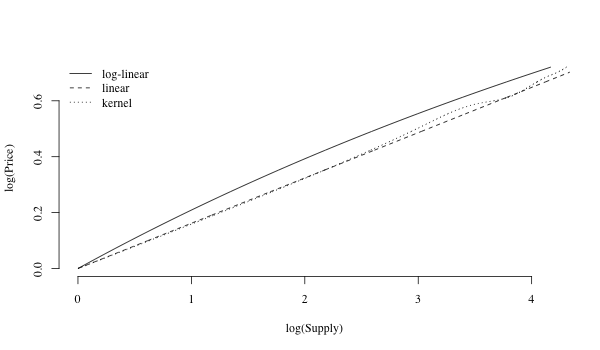

The script that saved this image:
################################################################
### Code for paper:
### "A New Approach to Estimating the Production Function for Housing"
### by Dennis Epple, Brett Gordon, and Holger Sieg, forthcoming AER.
###
### This code is used to estimate the production function.
###
### Written by Brett Gordon, June 2008
### Comments should be sent to [email redacted].
################################################################

library(MASS)
library(splines)
library(deSolve)
library(lokern)
library(xtable)
library(stargazer)

#######################################################
### Read in the data
#######################################################

residential = read.csv("Pittsburgh_post1995.csv", header=TRUE)
residential.N = nrow(residential)

commercial = read.csv("Pittsburgh_Commercial_Properties.tsv", header=TRUE, sep="\t")
commercial.N = nrow(commercial)

###################
## SUMMARY TABLE ##
###################

.summary <- function (names, resid=TRUE) {
	# Returns the summary table in LaTeX
	if (resid==TRUE) {
		data <- residential
	} else {
		data <- commercial
	}

	df <- data.frame()

	for (name in names) {
		x <- data[[name]]
		d <- data.frame(
			"Mean"   = mean(x),
			"Median" = median(x),
			"SD"     = sd(x),
			"Min."   = min(x),
			"Max."   = max(x)
		)
		df <- rbind(df, d)
	}
	row.names(df) <- names
	return(xtable(df))
}

print.xtable(
	.summary(c("v", "pland", "lotarea", "tcog")),
	file="residential.tex"
)

print.xtable(
	.summary(c("v", "pland", "lotarea"), resid=FALSE),
	file="commercial.tex"
)

#############
## FIGURES ##
#############

attach(residential)

# Scatter plot that appeared in the original code but not in the published
# article
png(filename="scatter.png", height=350, width=600)
res <- lm(log(pland) ~ log(v))
plot(
	log(v), log(pland), 
	pch=20, cex=0.5,
	col=rgb(0, 0, 0, alpha=0.11),
	xlab="log(housing value per unit land)",
	ylab="log(land prices)",
	bty="n", 
	family="serif"

)
abline(res, col=rgb(0, 0, 1, alpha=0.5))
dev.off()

png(filename="density.png", height=350, width=600)
par(mfrow=c(1,2))
plot(
	density(v),
	main="",
	xlim=c(0,80),
	ylab="Density",
	xlab="housing value per unit land",
	bty="n",
	family="serif"
)
plot(
	density(pland),
	main="",
	xlim=c(0,20),
	ylab="Density",
	xlab="land prices",
	bty="n",
	family="serif"
)
dev.off()


############################
## OLS REGRESSION RESULTS ##
############################

lm.loglin = lm(log(pland) ~ log(v))
lm.lin = lm(pland ~ v - 1)
lm.quad = lm(pland ~ v + I(v^2) - 1)
lm.cub = lm(pland ~ v + I(v^2) + I(v^3) - 1)

stargazer(
	lm.loglin, lm.lin, lm.quad, lm.cub, 
	title="Regression Results", align=TRUE,
	omit.stat=c("LL","ser","f")
)

### Non-parametric estimation of r(v)

gkern.deriv = glkerns(
	v, pland, 
	deriv=1,
	n.out=300, 
	hetero=TRUE,
	bandwidth=sd(v)*1.1
)

gkern = glkerns(
	v, pland, 
	deriv=0,
	n.out=500, 
	hetero=TRUE,
	bandwidth=sd(v)*1.1
)

gkern.interp = interpSpline(
	gkern$x.out, gkern$est,
	na.action=na.omit,
	bSpline=TRUE
)

gkern.log = glkerns(
	log(v), log(pland), 
	deriv=0,
	n.out=300, 
	hetero=TRUE
)

gkern.log.interp = interpSpline(
	gkern.log$x.out, gkern.log$est,
	na.action=na.omit,
	bSpline=TRUE
)

gkern.log.fitted = predict(
	gkern.log.interp, log(v)
)

regs = data.frame(
	"Log-Linear"=lm.loglin$fitted.values, 
	"Linear"=log(lm.lin$fitted.values),
	"Quadratic"=log(lm.quad$fitted.values),
	"Cubic"=log(lm.cub$fitted.values), 
	"Log Kernel"=gkern.log.fitted$y
)


#######################################################
### Derive supply functions for each
#######################################################

vseq.n = 1000
vseq = seq(1,100,length.out=vseq.n)

### Calculate supply functions for quad and cubic cases
r = lm.quad$coefficients
p.quad = (vseq^r[1]) * exp(2*r[2]*(vseq-1))
s.quad = vseq/p.quad

r = lm.cub$coefficients
c = 2*r[2] + 1.5*r[3]
p.cub = (vseq^r[1]) * exp(2*r[2]*(vseq-1) + 1.5* r[3] * (vseq^2 - 1))
s.cub = vseq/p.cub

# Now create price grid given this upperbound
lb = min(range(p.quad)[1],range(p.cub)[1])
ub = min(range(p.quad)[2],range(p.cub)[2])
pgrid = seq(lb,ub,length.out=vseq.n)


### Calculate supply functions for linear and log-linear case s
alpha = as.numeric(
	exp(lm.loglin$coefficients[1]) * lm.loglin$coefficients[2]
)
beta = as.numeric(
	lm.loglin$coefficients[2] - 1
)

# Determine upper bound on p, since beta < 0 implies (c+log(p)) < 0
ec = exp(-alpha/beta)

### Linear case
k = lm.lin$coefficients[1]
s.lin = pgrid^((1-k)/k)

### Log-linear case
s.loglin = (1/pgrid)*((1 + (beta/alpha)*log(pgrid))^(1/beta))

### Solve ODE for kernel supply function

rprime = interpSpline(
	gkern.deriv$x.out, gkern.deriv$est, 
	na.action=na.omit,
	bSpline=TRUE
)

calc.supply.deriv = function(t, y, params) {
	return(list((y/t)*((1/(predict(rprime, y*t))$y)-1)))
}

xstart = c(1)
pgrid.kern = c(1, seq(1.001, ub, length.out=vseq.n-1))

ode.out = lsoda(
	xstart, pgrid.kern, calc.supply.deriv, 
	parms=1, 
	rtol=1e-5, 
	atol=1e-7
)

s.kern = data.frame(s=ode.out[ , 2], p=ode.out[ , 1])

s.funcs = data.frame(
	"Log-Linear"=s.loglin,
	"Linear"=s.lin,
	"Quadratic"=s.quad,
	"Cubic"=s.cub, 
	"Kernel"=s.kern$s
)

png(filename="supply.png", height=350, width=600)
op <- par(family = "serif")
plot(
	log(s.funcs$Log.Linear), log(pgrid),
	type="l",
	bty="n",
	xlab="log(Supply)",
	ylab="log(Price)",
	family="serif"
)
lines(log(s.funcs$Kernel), log(pgrid), lty=3)
lines(log(s.funcs$Linear), log(pgrid), lty=2)
legend(
	"topleft",
	c("log-linear", "linear", "kernel"), 
	lty=1:3,
	bty="n"
)
par(op)
dev.off()


#######################################################
### Production Function Estimation
#######################################################

v.lin.hat = s.lin*pgrid
v.loglin.hat = s.loglin*pgrid
v.quad.hat = s.quad*p.quad
v.cub.hat = s.cub*p.cub
v.kernel = s.kern$p*s.kern$s

lm.lin.fitted = lm.lin$coefficients[1]*v.lin.hat
lm.loglin.fitted = exp(lm.loglin$coefficients[1] + lm.loglin$coefficients[2]*log(v.loglin.hat))
lm.quad.fitted = lm.quad$coefficients[1]*v.quad.hat + lm.quad$coefficients[2]*v.quad.hat^2
lm.cub.fitted = lm.cub$coefficients[1]*v.cub.hat + lm.cub$coefficients[2]*v.cub.hat^2 + lm.cub$coefficients[3]*v.cub.hat^3
kernel.fitted = predict(gkern.interp,v.kernel)$y

m.lin = v.lin.hat-lm.lin.fitted 
m.loglin = v.loglin.hat-lm.loglin.fitted
m.quad = v.quad.hat-lm.quad.fitted
m.cub = v.cub.hat-lm.cub.fitted
m.kernel = v.kernel - kernel.fitted

##Normalize the production function for the kernel case
m.kernel = m.kernel + (1-m.kernel[1])

prod.funcs = data.frame("Log-Linear"=s.loglin,"Linear"=s.lin,"Quadratic"=s.quad, "Cubic"=s.cub, "Kernel"=s.kern$s)

m.grids = cbind(m.loglin, m.lin, m.quad, m.cub,m.kernel)

matplot(m.grids,prod.funcs, col=1:ncol(prod.funcs), lty=1:ncol(prod.funcs),lwd=c(2,2,2,2), type="l", 
	  main="Production Functions", xlab="m = (M/L)", ylab="Output", xlim=c(0,80), ylim=c(0,42))
legend(60, 12, names(prod.funcs), col=1:ncol(prod.funcs), lty=1:ncol(prod.funcs))

png(filename="production.png", height=350, width=600)
op <- par(family = "serif")
plot(
	log(prod.funcs$Log.Linear), log(m.lin),
	type="l",
	bty="n",
	xlab="log(m)",
	ylab="log(q)",
	family="serif"
)
lines(log(prod.funcs$Kernel), log(m.lin), lty=3)
lines(log(prod.funcs$Linear), log(m.lin), lty=2)
legend(
	"topleft",
	c("log-linear", "linear", "kernel"), 
	lty=1:3,
	bty="n"
)
par(op)
dev.off()


#######################################################
### Calculate supply elasticities
#######################################################

require(splines)
s.loglin.elas = calc.elas(pgrid,s.loglin)
s.lin.elas = calc.elas(pgrid,s.lin)
s.quad.elas = calc.elas(pgrid,s.quad)
s.cub.elas = calc.elas(pgrid,s.cub)
s.kern.elas = calc.elas(s.kern$p,s.kern$s)

s.elas = list("Linear"=s.lin.elas, "Log-linear"=s.loglin.elas, "Quad"=s.quad.elas,
		  "Cubic"=s.cub.elas, "Kernel"=s.kern.elas)
sapply(s.elas,mean)
sapply(s.elas,range)
sapply(s.elas,sd)

### Calculate demand elasticities

p.inv = function(v,s.interp){	
	pstar = rep(NA,length(v))
	s.inv = function(p,v,sfunc){ ((predict(sfunc,p))$y*p - v) }
	for(i in 1:length(v)){
		pstar[i] = (uniroot(s.inv,c(0.0001,100),v=v[i],sfunc=s.interp))$root
	}
	return(pstar)
}

s.lin.interp = interpSpline(pgrid,s.lin,na.action=na.omit,bSpline=TRUE)
s.loglin.interp = interpSpline(pgrid,s.loglin,na.action=na.omit,bSpline=TRUE)
s.quad.interp = interpSpline(p.quad,s.quad,na.action=na.omit,bSpline=TRUE)
s.cub.interp = interpSpline(p.cub,s.cub,na.action=na.omit,bSpline=TRUE)
s.kern.interp = interpSpline(s.kern$p,s.kern$s,na.action=na.omit,bSpline=TRUE)

p.lin.inv = p.inv(v,s.lin.interp)
p.loglin.inv = p.inv(v,s.loglin.interp)
p.quad.inv = p.inv(v,s.quad.interp)
p.cub.inv = p.inv(v,s.cub.interp)
p.kern.inv = p.inv(v,s.kern.interp)

elas.lin = calc.average.elas(p.lin.inv,s.lin.interp)
elas.loglin = calc.average.elas(p.loglin.inv,s.loglin.interp)
elas.quad = calc.average.elas(p.quad.inv,s.quad.interp)
elas.cub = calc.average.elas(p.cub.inv,s.cub.interp)
elas.kern = calc.average.elas(p.kern.inv,s.kern.interp)

p.loglin.inv.median = p.inv(median(v),s.loglin.interp)
elas.loglin.median = calc.average.elas(p.loglin.inv.median,s.loglin.interp)

#######################################################
### Calculate the elasticity of substitution for land vs. non-land inputs
#######################################################

n = 50
L = lotarea
m = v - exp(lm.loglin$coefficients[1] + lm.loglin$coefficients[2]*log(v))
M = m*L
Lseq = seq(min(L),max(L),length.out=n)
Mseq = seq(min(M),max(M),length.out=n)

#######################################################
### Functions
#######################################################

pfunc.CD = function(k,Lseq,Mseq){
	Q = matrix(NA,nrow=length(Lseq),ncol=length(Mseq))
	A = 1/((1-k)^(1-k))
	for(i in 1:(length(Lseq))){ for(k in 1:(length(Mseq))){
		Q[i,k] = A*(Lseq[i]^k)*(Mseq[k]^(1-k))
	}}
	return(Q)
}

Q.CD = pfunc.CD(lm.lin$coefficients[1],Lseq,Mseq)
persp(Lseq,Mseq,Q.CD,theta=-20,phi=45,xlim=c(500000,1200000),ylim=c(20000,300000))

pfunc.full = function(Lseq,Mseq,prod.interp){
	Q = matrix(NA,nrow=length(Lseq),ncol=length(Mseq))
	for(i in 1:(length(Lseq))){
		Q[i,] = pfunc.full2(Lseq[i],Mseq,prod.interp)
	}
	return(Q)
}

pfunc.full2 = function(lval,mval,prod.interp){
	return(lval*(predict(prod.interp,mval/lval)$y))
}

pfunc.full.L = function(lval, mval,prod.interp, ord = 1){
	temp = function(x,mval){ return(pfunc.full2(x,mval,prod.interp))}
	return(fdiff(lval, temp, h=NULL, order=ord, accur=4, mval))
}

pfunc.full.M = function(mval,lval,prod.interp, ord = 1){
	temp = function(x,lval){ return( pfunc.full2(lval,x,prod.interp))}
	return(fdiff(mval, temp, h=NULL, order=ord, accur=4, lval))
}

pfunc.full.LM = function(Lval, Mval, prod.interp){
	h = (.Machine$double.eps)^(1/3)*abs(min(Lval,Mval))

	f.xy = pfunc.full2(Lval+h, Mval+h, prod.interp)
	f.x_y = pfunc.full2(Lval+h, Mval-h, prod.interp)
	f._xy = pfunc.full2(Lval-h, Mval+h, prod.interp)
	f._x_y = pfunc.full2(Lval-h, Mval-h, prod.interp)

	return(((f.xy-f.x_y)-(f._xy-f._x_y))/(4*h^2))
}

calc.elas.sub = function(Lseq, Mseq, prod.interp){
	n.L = length(Lseq)
	n.M = length(Mseq)
	Q.elas.sub = matrix(NA,nrow=n.L, ncol=n.M)
	for(i in 1:n.L){
		for(k in 1:n.M){
			F.L = pfunc.full.L(Lseq[i],Mseq[k],prod.interp, ord=1)
			F.M = pfunc.full.M(Mseq[k],Lseq[i],prod.interp, ord=1)
			F.LL = pfunc.full.L(Lseq[i],Mseq[k],prod.interp, ord=2)
			F.MM = pfunc.full.M(Mseq[k],Lseq[i],prod.interp, ord=2)
			F.LM = pfunc.full.LM(Lseq[i],Mseq[k],prod.interp)

			numer = F.L*F.M*(F.L*Lseq[i] + F.M*Mseq[k])
			denom = Lseq[i]*Mseq[k]*((2*F.L*F.M*F.LM)  - ((F.L^2)*F.MM) - ((F.M^2)*F.LL))
	
			Q.elas.sub[i,k] = numer/denom
		}
	}
	return(Q.elas.sub)
}

require(splines)
prod.lin.interp = interpSpline(m.lin,s.lin,na.action=na.omit,bSpline=TRUE)
prod.loglin.interp = interpSpline(m.loglin,s.loglin,na.action=na.omit,bSpline=TRUE)
prod.quad.interp = interpSpline(m.quad,s.quad,na.action=na.omit,bSpline=TRUE)
prod.cub.interp = interpSpline(m.cub,s.cub,na.action=na.omit,bSpline=TRUE)

require(R.basic)

Q = pfunc.full(Lseq, Mseq,prod.loglin.interp)
Q.vec = as.vector(Q)
L.vec = as.vector(rep(Lseq,n))
M.vec = rep(NA, length(Q.vec))
for(i in 1:n){ for(k in 1:n){
	M.vec[(i-1)*n + k] = Mseq[i]
}}
plot3d(L.vec,M.vec,Q.vec)

Q.elas.loglin = calc.elas.sub(Lseq, Mseq, prod.loglin.interp)
Q.elas.lin = calc.elas.sub(Lseq, Mseq, prod.lin.interp)
Q.elas.quad = calc.elas.sub(Lseq, Mseq, prod.quad.interp)
Q.elas.cub = calc.elas.sub(Lseq, Mseq, prod.cub.interp)



##############################################
### Simulate supply and production functions to calcalate standard errors

sup.loglin = function(grid,parms){
	alpha = as.numeric(exp(parms[1])*parms[2])
	beta = as.numeric(parms[2] - 1)
	return((1/grid)*((1 + (beta/alpha)*log(grid))^(1/beta)))
}

prod.loglin = function(q,s){
	v.hat = s.loglin*pgrid
	lm.loglin.fitted = exp(lm.loglin$coefficients[1] + lm.loglin$coefficients[2]*log(v.hat))
	m.loglin = v.hat-lm.loglin.fitted
	return(list(m=m.loglin,q=s))
}

sim.sup.prod = function(mod,grid,sfunc,pfunc,nsim){
	r = mod$coefficients[,"Estimate"]
	sd = mod$coefficients[,"Std. Error"]
	r.sim = matrix(NA,nrow=nsim,ncol=length(r))
	for(i in 1:length(r)){
		r.sim[,i] = rnorm(nsim,mean=r[i],sd=sd[i])
	}
	
	s.sd = rep(NA,length(grid))
	s.mat = matrix(NA,nrow=length(grid),ncol=nsim)
	for(k in 1:length(grid)){
		for(i in 1:nsim){
			s.mat[k,i] = sfunc(grid[k],r.sim[i,])		
		}
		s.sd[k] = sd(s.mat[k,])
	}

	p.sd = rep(NA,length(grid))
	p.mat = matrix(NA,nrow=length(grid),ncol=nsim)
	for(i in 1:nsim){
		## Calculate the prod function for this supply function
		pfunc.temp = pfunc(grid,s.mat[,i])
		p.mat[,i] = pfunc.temp$q
	}
	for(k in 1:length(grid)) p.sd[k] = sd(p.mat[k,])
	
	return(list(s.sd=s.sd,p.sd=p.sd))
}

sim.funcs = sim.sup.prod(summary(lm.loglin),pgrid,sup.loglin,prod.loglin,100)

s.loglin.ub = s.loglin + 2*sim.funcs$s.sd
s.loglin.lb = s.loglin - 2*sim.funcs$s.sd
prod.loglin.lb = s.loglin - 2*sim.funcs$p.sd
prod.loglin.ub = s.loglin + 2*sim.funcs$p.sd

# Supply and production plots
plot(s.loglin,pgrid,type="l",main="Loglin Supply Function with \n 95% Confidence Band",xlab="Supply",ylab="Price", xlim=c(0,40))
lines(s.loglin.lb,pgrid,col="red",lty=2)
lines(s.loglin.ub,pgrid,col="red",lty=2)

plot(m.loglin,s.loglin, type="l",main="Loglin Production Function with \n 95% Confidence Band",xlab="m",ylab="q", xlim=c(0,80))
lines(m.loglin, prod.loglin.ub, col="red",lty=2)
lines(m.loglin, prod.loglin.lb, col="red",lty=2)

# Supply and production plots in log-log scale
plot(log(s.loglin),log(pgrid),type="l",main="Log-linear Supply Function with \n 95% Confidence Band",
					xlab="log(Supply)",ylab="log(Price)", xlim=c(0,log(40)), lwd=2)
lines(log(s.loglin.lb),log(pgrid),col="black",lty=2)
lines(log(s.loglin.ub),log(pgrid),col="black",lty=2)

plot(log(m.loglin),log(s.loglin), type="l",main="Log-linear Production Function with \n 95% Confidence Band",
					xlab="log(m)",ylab="log(q)", xlim=c(0,log(80)), lwd=2)
lines(log(m.loglin), log(prod.loglin.ub), col="black",lty=2)
lines(log(m.loglin), log(prod.loglin.lb), col="black",lty=2)



###########################################
# A function to compute highly accurate first- and second-order derivatives
# From Fornberg and Sloan (Acta Numerica, 1994, p. 203-267; Table 1, page 213)
fdiff <- function(x, fun, h=NULL, order=1, accur=4, ...) {
	macheps <- .Machine$double.eps
	
	if (order==1) {
		if(is.null(h)) h <- macheps^(1/3)* abs(x)
		ifelse (accur==2, w <- c(-1/2,1/2), w <- c(1/12,-2/3, 2/3,-1/12))
		ifelse (accur==2, xd <- x + h*c(-1,1), xd <- x + h*c(-2,-1,1,2))
		return(sum(w*fun(xd,...))/h)
	}
	else if (order==2) {
		if(is.null(h)) h <- macheps^(1/4)* abs(x)
		ifelse (accur==2, w <- c(1,-2,1), w <- c(-1/12,4/3,-5/2,4/3,-1/12))
		ifelse (accur==2, xd <- x + h*c(-1,0,1), xd <- x + h*c(-2,-1,0,1,2))
		return(sum(w*fun(xd,...))/h^2)
	}
}

# y is a data frame, x is a matrix
plot.with.legend = function(x,y,col=1:ncol(x),lty=1:ncol(x),xlim=NULL,ylim=NULL,
			titles=names(y),lposx=(max(x)-max(x)/4),lposy=max(y)/3,main="",xl="",yl="",...){
	matplot(x,as.matrix(y),col=col, lty=lty,lwd=c(2,2,2,2), type="l",
		 main=main,xlab=xl,ylab=yl,xlim=xlim,ylim=ylim, ...)
	legend(lposx,lposy, titles, col=col, lty=lty)
}

### Calculate the derivative of a function over a given range of values
calc.deriv = function(grid,fun,interp.obj=NULL,high.density=FALSE){
      	require(splines)
	fun.interp = NULL
	if(! is.null(interp.obj)){
		fun.interp = interp.obj
	}
	else if(!high.density && length(grid)>200){
		interp.grid = rep(NA,200)
		interp.grid[1] = grid[1]
		interp.grid[200] = grid[200]
		interp.grid = sample(grid,198)
		fun.grid = fun[interp.grid]
		fun.interp = interpSpline(interp.grid,fun.grid,na.action=na.omit,bSpline=FALSE)
	}
	else{
		fun.interp = interpSpline(grid,fun,na.action=na.omit,bSpline=FALSE)
	}
	d = rep(NA,length(grid))
	for(i in 1:length(grid)){
		d[i] = fdiff(grid[i],function(x){(predict(fun.interp,x))$y})
	}
	return(list(x=grid,d=d))
}

calc.elas = function(grid,sfunc,bspline=TRUE){
	require(splines)
	s.interp = interpSpline(grid,sfunc,na.action=na.omit,bSpline=bspline)
	s.elas = rep(NA,length(grid))
	for(i in 1:length(grid)){
		s.elas[i] = (fdiff(grid[i],function(x){(predict(s.interp,x))$y}))*(grid[i]/sfunc[i])
	}
	return(s.elas)
}

### pa - actual set of prices corresponding to the data
### s - supply function
calc.average.elas = function(pa,s.interp,bspline=TRUE){
	require(splines)
	s.pred = predict(s.interp,pa)
	s.elas = rep(NA,length(pa))
	for(i in 1:length(pa)){
		s.elas[i] = (fdiff(pa[i],function(x){(predict(s.interp,x))$y}))*(pa[i]/s.pred$y[i])
	}
	return(s.elas)
}
